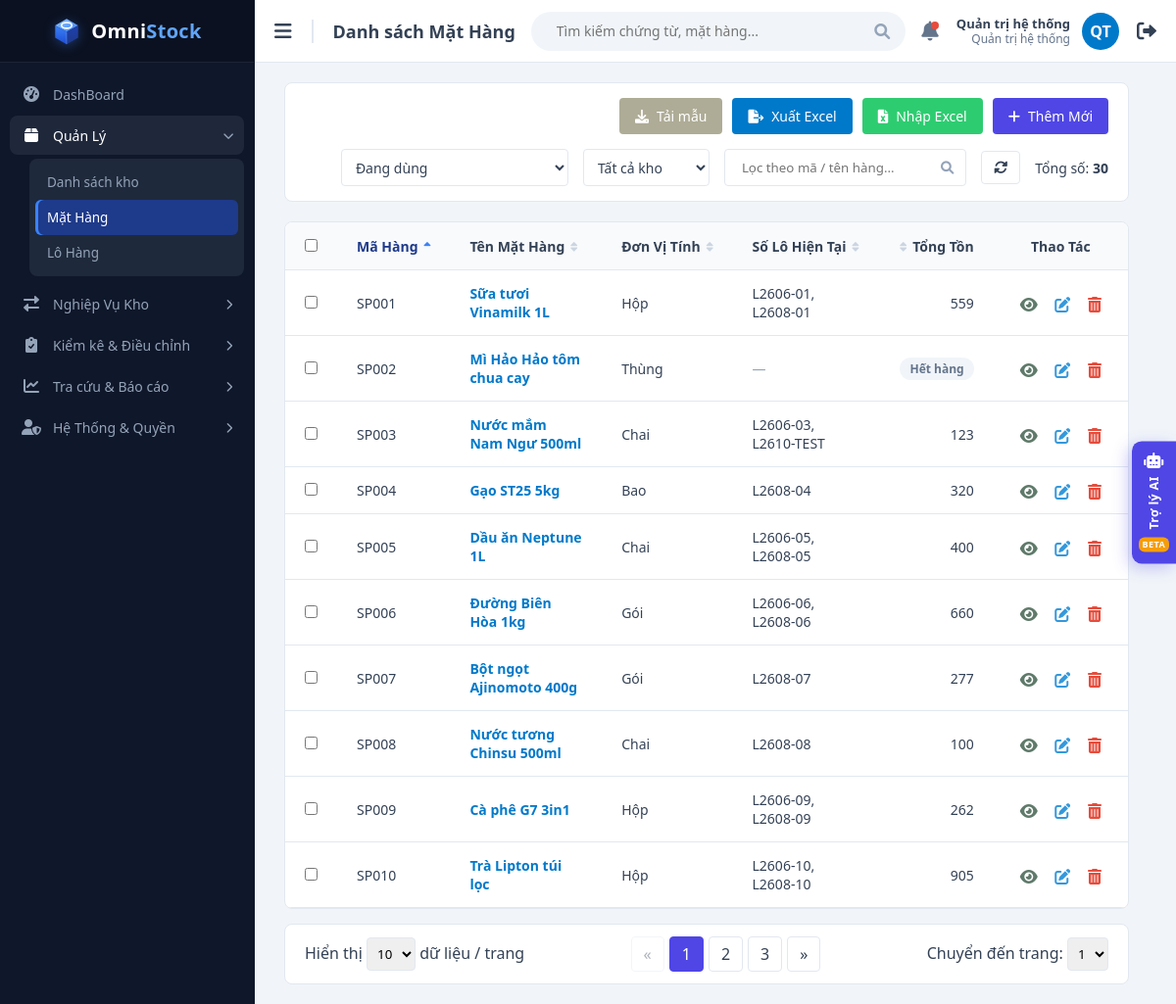
The app's page /views/item_list.php (signed in) with its own data.
### tables this page shows
CREATE TABLE users (
  id             INT UNSIGNED AUTO_INCREMENT PRIMARY KEY,
  username       VARCHAR(50)  NOT NULL,
  password_hash  VARCHAR(255) NOT NULL,              
  full_name      VARCHAR(100) NOT NULL,
  email          VARCHAR(100) NULL,
   
  role           ENUM('ADMIN','MANAGER','STAFF') NOT NULL DEFAULT 'STAFF',
  is_active      TINYINT(1)   NOT NULL DEFAULT 1,      
   
  must_change_password TINYINT(1) NOT NULL DEFAULT 0,
  last_login_at  DATETIME     NULL,
  created_at     DATETIME     NOT NULL DEFAULT CURRENT_TIMESTAMP,
  updated_at     DATETIME     NOT NULL DEFAULT CURRENT_TIMESTAMP ON UPDATE CURRENT_TIMESTAMP,
  UNIQUE KEY uq_users_username (username),
  UNIQUE KEY uq_users_email (email)
);

CREATE TABLE items (
  id          INT UNSIGNED AUTO_INCREMENT PRIMARY KEY,
  sku         VARCHAR(30)  NOT NULL,                 
  name        VARCHAR(150) NOT NULL,
  unit        VARCHAR(20)  NOT NULL,                 
  description VARCHAR(255) NULL,
  is_active   TINYINT(1)   NOT NULL DEFAULT 1,
  created_at  DATETIME     NOT NULL DEFAULT CURRENT_TIMESTAMP,
   
  name_key    VARCHAR(150) AS (LOWER(name)) PERSISTENT,
  UNIQUE KEY uq_items_sku (sku),
  UNIQUE KEY uq_items_name (name_key)
);

### views/item_list.php (the view, shortened to what the rows shown need)
<?php
require_once __DIR__ . '/../functions/db_connection.php';
require_once __DIR__ . '/../functions/helpers.php';
require_once __DIR__ . '/../functions/auth.php';
require_once __DIR__ . '/../functions/item_functions.php';
$user = requireLogin('../');
[$keyword, $pageSize, $page] = readListParams();
$status      = array_key_exists($_GET['status'] ?? '', ITEM_STATUS_FILTERS) ? $_GET['status'] : 'active';
$warehouseId = (int) ($_GET['warehouse'] ?? 0);
$sort        = readSort(ITEM_SORT_COLUMNS, 'sku');
$allowedWarehouses = $user['warehouses'];
$canManage = isManager($user);
$items      = [];
try {
    $pdo        = getDbConnection();
    $totalItems = countItems($pdo, $keyword, $status, $allowedWarehouses, $warehouseId);
    $totalPages = max(1, (int) ceil($totalItems / $pageSize));
    $page       = min($page, $totalPages);
    $items      = getItems($pdo, $keyword, $pageSize, ($page - 1) * $pageSize, $allowedWarehouses, $status, $warehouseId, $sort);
} catch (PDOException $e) {
    $totalPages = 1;
    $dbError    = 'Không thể tải dữ liệu: ' . $e->getMessage();
}
$pageTitle  = 'Danh sách Mặt Hàng';
$basePath   = '../';
require __DIR__ . '/layout/header.php';
?>
            <div class="table-container">
                <table>
                    <thead>
                        <tr>
                            <?php if ($canManage): ?>
                                <th style="width: 40px;"><input type="checkbox" id="selectAll"></th>
                            <?php endif; ?>
                            <?= sortHeader('Mã Hàng', 'sku', $sort) ?>
                            <?= sortHeader('Tên Mặt Hàng', 'name', $sort) ?>
                            <?= sortHeader('Đơn Vị Tính', 'unit', $sort) ?>
                            <?= sortHeader('Số Lô Hiện Tại', 'batches', $sort, '', 'desc') ?>
                            <?= sortHeader($warehouseId > 0 ? 'Tồn Tại Kho' : 'Tổng Tồn', 'total_qty', $sort, 'text-right', 'desc') ?>
                            <th style="text-align: center;">Thao Tác</th>
                        </tr>
                    </thead>
                    <tbody>
                        <?php if (empty($items)): ?>
                            <tr class="empty-row">
                                <td colspan="7">Không có mặt hàng nào<?= $keyword !== '' ? ' khớp với "' . e($keyword) . '"' : '' ?> (lọc: <?= e(mb_strtolower(ITEM_STATUS_FILTERS[$status])) ?>).</td>
                            </tr>
                        <?php else: ?>
                            <?php foreach ($items as $item): ?>
                                <?php $itemId = (int) $item['id']; ?>
                                <tr class="<?= $item['is_active'] ? '' : 'row-inactive' ?>">
                                    <?php if ($canManage): ?>
                                        <td><input type="checkbox" class="row-checkbox" name="ids[]" value="<?= $itemId ?>" form="bulkForm"></td>
                                    <?php endif; ?>
                                    <td><?= e($item['sku']) ?></td>
                                    <td>
                                        <a class="link-strong" href="item_detail.php?id=<?= $itemId ?>"><?= e($item['name']) ?></a>
                                    </td>
                                    <td><?= e($item['unit']) ?></td>
                                    <td><?= $item['batch_list'] !== null ? e($item['batch_list']) : '<span style="color:#94a3b8">—</span>' ?></td>
                                    <td class="text-right"><?= (float) $item['total_qty'] > 0 ? formatQty($item['total_qty']) : '<span class="badge badge-inactive">Hết hàng</span>' ?></td>
                                    <td class="row-actions">
                                        <a href="item_detail.php?id=<?= $itemId ?>" title="Xem chi tiết"><i class="fas fa-eye icon-view"></i></a>
                                        <?php if ($canManage): ?>
                                            <?php $fill = ['action' => 'update', 'id' => $itemId, 'sku' => $item['sku'], 'name' => $item['name'], 'unit' => $item['unit'], 'description' => $item['description'] ?? '']; ?>
                                            <button class="icon-btn" type="button" title="Chỉnh sửa" data-modal-open="itemModal"
                                                    data-modal-title="Sửa mặt hàng <?= e($item['sku']) ?>" data-fill="<?= e(json_encode($fill, JSON_UNESCAPED_UNICODE)) ?>"><i class="fas fa-edit icon-edit"></i></button>
                                            <?php if ($item['is_active']): ?>
                                                <button class="icon-btn" type="submit" form="deleteForm" name="id" value="<?= $itemId ?>" title="Xóa" data-confirm-ok="Xóa"
                                                        data-confirm="Xóa mặt hàng <?= e($item['sku'] . ' - ' . $item['name']) ?>? Nếu đã có lịch sử nhập / xuất, mặt hàng sẽ được chuyển sang ngừng dùng."><i class="fas fa-trash-alt icon-delete"></i></button>
                                            <?php else: ?>
                                                <button class="icon-btn restore" type="submit" form="restoreForm" name="id" value="<?= $itemId ?>" title="Dùng lại"><i class="fas fa-undo"></i></button>
                                            <?php endif; ?>
                                        <?php endif; ?>
                                    </td>
                                </tr>
                            <?php endforeach; ?>
                        <?php endif; ?>
                    </tbody>
                </table>
            </div>
<?php require __DIR__ . '/layout/footer.php'; ?>

### views/layout/header.php (shortened to what the rows shown need)
<!DOCTYPE html>
<html lang="vi">
<head>
    <link href="https://cdnjs.cloudflare.com/ajax/libs/font-awesome/6.0.0/css/all.min.css" rel="stylesheet">
    <link href="<?= e(asset($basePath, 'css/style.css')) ?>" rel="stylesheet">
</head>
<body>
    <div class="main-content">
        <div class="top-navbar">
            <div class="nav-left">
                <h2 class="page-title-nav"><?= e($pageTitle) ?></h2>
            </div>
            <div class="nav-right">
                <a class="user-link" href="<?= $basePath ?>views/change_password.php" title="<?= e($user['username']) ?> · Đổi mật khẩu">
                    <div class="user-info">
                        <strong><?= e($user['full_name']) ?></strong>
                        <span><?= e(roleLabel($user['role'])) ?></span>
                    </div>
                    <div class="avatar"><?= e(userInitials($user['full_name'])) ?></div>
                </a>
            </div>
        </div>
        <div class="content-body">

### records on screen
users: full_name "Quản trị hệ thống", role "Quản trị hệ thống", full_name "QT"
items: sku "SP001", name "Sữa tươi Vinamilk 1L", unit "Hộp", batch_list "L2606-01, L2608-01", total_qty "559"
items: sku "SP002", name "Mì Hảo Hảo tôm chua cay", unit "Thùng", shows "Hết hàng"
items: sku "SP003", name "Nước mắm Nam Ngư 500ml", unit "Chai", batch_list "L2606-03, L2610-TEST", total_qty "123"
items: sku "SP004", name "Gạo ST25 5kg", unit "Bao", batch_list "L2608-04", total_qty "320"
items: sku "SP005", name "Dầu ăn Neptune 1L", unit "Chai", batch_list "L2606-05, L2608-05", total_qty "400"
items: sku "SP006", name "Đường Biên Hòa 1kg", unit "Gói", batch_list "L2606-06, L2608-06", total_qty "660"
items: sku "SP007", name "Bột ngọt Ajinomoto 400g", unit "Gói", batch_list "L2608-07", total_qty "277"
items: sku "SP008", name "Nước tương Chinsu 500ml", unit "Chai", batch_list "L2608-08", total_qty "100"
items: sku "SP009", name "Cà phê G7 3in1", unit "Hộp", batch_list "L2606-09, L2608-09", total_qty "262"
items: sku "SP010", name "Trà Lipton túi lọc", unit "Hộp", batch_list "L2606-10, L2608-10", total_qty "905"

### other values on screen
$menuGroup['label'] "Quản Lý"
$menuLabel "Danh sách kho"
$menuLabel "Mặt Hàng"
$menuLabel "Lô Hàng"
$menuGroup['label'] "Nghiệp Vụ Kho"
$menuGroup['label'] "Kiểm kê & Điều chỉnh"
$menuGroup['label'] "Tra cứu & Báo cáo"
$menuGroup['label'] "Hệ Thống & Quyền"
$pageTitle "Danh sách Mặt Hàng"
$totalItems "30"
$label "Mã Hàng Tên Mặt Hàng Đơn Vị Tính Số Lô Hiện Tại Tổng Tồn"
form field status "Đang dùng"
form field value "10"
form field value "1"
